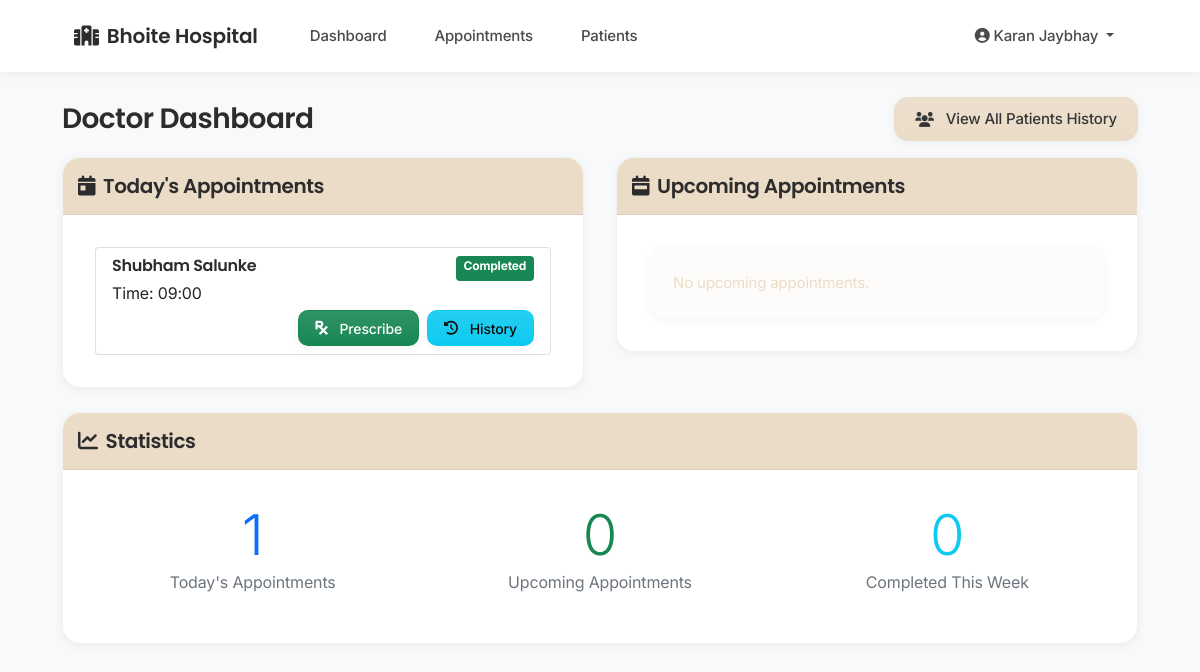
The app's page /doctor/dashboard (signed in) with its own data.
### tables this page shows
CREATE TABLE appointments (
            id INTEGER PRIMARY KEY AUTOINCREMENT,
            patient_id INTEGER NOT NULL,
            doctor_id INTEGER NOT NULL,
            date TEXT NOT NULL,
            time_slot TEXT NOT NULL,
            status TEXT DEFAULT 'Scheduled',
            notes TEXT,
            created_at TIMESTAMP DEFAULT CURRENT_TIMESTAMP,
            hospital_id INTEGER NOT NULL,
            FOREIGN KEY (patient_id) REFERENCES patients(id),
            FOREIGN KEY (doctor_id) REFERENCES doctors(id),
            FOREIGN KEY (hospital_id) REFERENCES staff(id)
        );

CREATE TABLE patients (
            id INTEGER PRIMARY KEY AUTOINCREMENT,
            name TEXT NOT NULL,
            age INTEGER NOT NULL,
            gender TEXT,
            contact TEXT,
            address TEXT,
            medical_history TEXT,
            created_at TIMESTAMP DEFAULT CURRENT_TIMESTAMP,
            created_by INTEGER,
            hospital_id INTEGER NOT NULL,
            FOREIGN KEY (created_by) REFERENCES staff(id),
            FOREIGN KEY (hospital_id) REFERENCES staff(id)
        );

### app.py (the view)
@app.route('/doctor/dashboard')
def doctor_dashboard():
    if 'user_id' not in session or session['user_type'] != 'doctor':
        return redirect(url_for('login'))
    doctor_id = session['user_id']
    conn = get_db_connection()
    try:
        today = datetime.now().strftime('%Y-%m-%d')
        appointments_today = conn.execute('''
            SELECT a.id, p.id as patient_id, p.name as patient_name, a.time_slot, a.status
            FROM appointments a
            JOIN patients p ON a.patient_id = p.id
            WHERE a.doctor_id = ? AND a.date = ? AND a.hospital_id = ?
            ORDER BY a.time_slot
        ''', (doctor_id, today, session['hospital_id'])).fetchall()
        upcoming_appointments = conn.execute('''
            SELECT a.id, p.id as patient_id, p.name as patient_name, a.date, a.time_slot, a.status
            FROM appointments a
            JOIN patients p ON a.patient_id = p.id
            WHERE a.doctor_id = ? AND a.date > ? AND a.hospital_id = ?
            ORDER BY a.date, a.time_slot
            LIMIT 5
        ''', (doctor_id, today, session['hospital_id'])).fetchall()
    except Exception as e:
        flash('Error loading dashboard data', 'danger')
        app.logger.error(f"Doctor dashboard error: {str(e)}")
        appointments_today = []
        upcoming_appointments = []
    finally:
        conn.close()
    return render_template('doctor/dashboard.html',
                         appointments_today=appointments_today,
                         upcoming_appointments=upcoming_appointments)

### app.py (called while the page is built)
@app.context_processor
def utility_processor():
    def now():
        return datetime.now()
    return dict(now=now)

def get_db_connection():
    try:
        conn = sqlite3.connect(get_db_path())
        conn.row_factory = sqlite3.Row
        return conn
    except sqlite3.Error as e:
        logger.error(f"Database connection error: {e}")
        raise

### database.py (called while the page is built)
def get_db_path():
    if 'RENDER' in os.environ:
        return '/var/lib/sqlite/hospital.db'
    else:
        return os.path.join(os.path.dirname(__file__), 'instance', 'hospital.db')

### templates/doctor/dashboard.html (shortened to what this page needs)
{% extends "base.html" %}
{% block content %}
<div class="row mb-3">
    <div class="col-12">
        <div class="d-flex justify-content-between align-items-center">
            <h3 class="mb-0">Doctor Dashboard</h3>
            <a href="{{ url_for('all_patients_history') }}" class="btn btn-primary">
                <i class="fas fa-users me-1"></i> View All Patients History
            </a>
        </div>
    </div>
</div>
<div class="row">
    <div class="col-md-6 mb-4">
        <div class="card">
            <div class="card-header text-white d-flex justify-content-between align-items-center" style="background-color:rgb(235, 220, 200); padding: 15px 15px">
                <h5 class="mb-0">
                    <i class="fas fa-calendar-day me-2"></i>Today's Appointments
                </h5>
            </div>
            <div class="card-body">
                {% if appointments_today %}
                    <div class="list-group">
                        {% for app in appointments_today %}
                        <div class="list-group-item">
                            <div class="d-flex w-100 justify-content-between">
                                <h6 class="mb-1">{{ app.patient_name }}</h6>
                                <span class="badge
                                    {% if app.status == 'Completed' %}bg-success
                                    {% elif app.status == 'Cancelled' %}bg-danger
                                    {% else %}bg-primary{% endif %}">
                                    {{ app.status }}
                                </span>
                            </div>
                            <p class="mb-1">Time: {{ app.time_slot }}</p>
                            <div class="d-flex justify-content-end gap-2">
                                <a href="{{ url_for('prescriptions', appointment_id=app.id) }}"
                                   class="btn btn-sm btn-success">
                                    <i class="fas fa-prescription me-1"></i>Prescribe
                                </a>
                                <a href="{{ url_for('patient_history', patient_id=app.patient_id) }}"
                                   class="btn btn-sm btn-info">
                                    <i class="fas fa-history me-1"></i>History
                                </a>
                            </div>
                        </div>
                        {% endfor %}
                    </div>
                {% else %}
                    <div class="alert alert-info mb-0">No appointments scheduled for today.</div>
                {% endif %}
            </div>
        </div>
    </div>
    <div class="col-md-6 mb-4">
        <div class="card">
            <div class="card-header text-white d-flex justify-content-between align-items-center" style="background-color:rgb(235, 220, 200); padding: 15px 15px">
                <h5 class="mb-0">
                    <i class="fas fa-calendar-week me-2"></i>Upcoming Appointments
                </h5>
            </div>
            <div class="card-body">
                {% if upcoming_appointments %}
                    <div class="list-group">
                        {% for app in upcoming_appointments %}
                        <div class="list-group-item">
                            <div class="d-flex w-100 justify-content-between">
                                <h6 class="mb-1">{{ app.patient_name }}</h6>
                                <span class="badge
                                    {% if app.status == 'Completed' %}bg-success
                                    {% elif app.status == 'Cancelled' %}bg-danger
                                    {% else %}bg-primary{% endif %}">
                                    {{ app.status }}
                                </span>
                            </div>
                            <p class="mb-1">
                                {{ app.date }} at {{ app.time_slot }}
                            </p>
                            <div class="d-flex justify-content-end gap-2">
                                <form method="POST" action="{{ url_for('update_appointment_status', appointment_id=app.id) }}"
                                      class="d-inline">
                                    <input type="hidden" name="status" value="Completed">
                                    <button type="submit" class="btn btn-sm btn-success">
                                        <i class="fas fa-check me-1"></i>Complete
                                    </button>
                                </form>
                                <form method="POST" action="{{ url_for('update_appointment_status', appointment_id=app.id) }}"
                                      class="d-inline">
                                    <input type="hidden" name="status" value="Cancelled">
                                    <button type="submit" class="btn btn-sm btn-danger">
                                        <i class="fas fa-times me-1"></i>Cancel
                                    </button>
                                </form>
                            </div>
                        </div>
                        {% endfor %}
                    </div>
                {% else %}
                    <div class="alert alert-info mb-0">No upcoming appointments.</div>
                {% endif %}
            </div>
        </div>
    </div>
</div>
<div class="card mb-4">
    <div class="card-header text-white d-flex justify-content-between align-items-center" style="background-color:rgb(235, 220, 200); padding: 15px 15px">
        <h5 class="mb-0">
            <i class="fas fa-chart-line me-2"></i>Statistics
        </h5>
    </div>
    <div class="card-body">
        <div class="row">
            <div class="col-md-4 text-center">
                <div class="display-4 text-primary">{{ appointments_today|length }}</div>
                <p class="text-muted">Today's Appointments</p>
            </div>
            <div class="col-md-4 text-center">
                <div class="display-4 text-success">{{ upcoming_appointments|length }}</div>
                <p class="text-muted">Upcoming Appointments</p>
            </div>
            <div class="col-md-4 text-center">
                <div class="display-4 text-info">
                    {% set completed = namespace(count=0) %}
                    {% for app in upcoming_appointments %}
                        {% if app.status == 'Completed' %}
                            {% set completed.count = completed.count + 1 %}
                        {% endif %}
                    {% endfor %}
                    {{ completed.count }}
                </div>
                <p class="text-muted">Completed This Week</p>
            </div>
        </div>
    </div>
</div>
{% endblock %}

### templates/base.html (style rules this page uses)
:root { --primary: rgb(235, 220, 200); --primary-dark: rgb(215, 200, 180); --primary-light: rgba(235, 220, 200, 0.1); --primary-lighter: rgba(235, 220, 200, 0.05); --secondary: rgb(200, 185, 165); --text-primary: #2c2c2c; --text-secondary: #4a4a4a; --bg-light: #fafafa; --white: #ffffff; --border-color: rgba(0,0,0,0.05); --success: #2e8b57; --success-light: rgba(46, 139, 87, 0.1); --info: rgb(235, 220, 200); --info-light: rgba(235, 220, 200, 0.1); --warning: #d4a017; --warning-light: rgba(212, 160, 23, 0.1); --danger: #c41e3a; --danger-light: rgba(196, 30, 58, 0.1); --spacing-xs: 0.5rem; --spacing-sm: 0.75rem; --spacing-md: 1rem; --spacing-lg: 1.5rem; --spacing-xl: 2rem; --radius-xs: 6px; --radius-sm: 10px; --radius-md: 14px; --radius-lg: 18px; --radius-xl: 24px; --radius-2xl: 30px; --radius-full: 9999px; --shadow-sm: 0 2px 8px rgba(0,0,0,0.05); --shadow-md: 0 4px 12px rgba(0,0,0,0.08); --shadow-lg: 0 8px 24px rgba(0,0,0,0.12); --transition-fast: all 0.2s ease; --transition-normal: all 0.3s ease; }
body { font-family: 'Inter', sans-serif; min-height: 100vh; display: flex; flex-direction: column; background-color: var(--bg-light); color: var(--text-primary); line-height: 1.6; -webkit-font-smoothing: antialiased; letter-spacing: -0.01em; }
h1, h2, h3, h4, h5, h6 { font-family: 'Poppins', sans-serif; font-weight: 600; color: var(--text-primary); margin-bottom: var(--spacing-lg); letter-spacing: -0.02em; line-height: 1.3; }
.btn { padding: 0.625rem 1.25rem; font-weight: 500; border-radius: var(--radius-md); transition: var(--transition-fast); position: relative; overflow: hidden; min-width: 120px; height: 44px; display: inline-flex; align-items: center; justify-content: center; gap: var(--spacing-xs); font-size: 0.9375rem; line-height: 1.5; text-align: center; white-space: nowrap; vertical-align: middle; cursor: pointer; user-select: none; border: 1px solid transparent; box-shadow: var(--shadow-sm); }
.btn::after { content: ''; position: absolute; top: 0; left: 0; width: 100%; height: 100%; background: linear-gradient(rgba(255,255,255,0.1), rgba(255,255,255,0)); pointer-events: none; transition: var(--transition-fast); }
.btn-sm { padding: 0.5rem 1rem; font-size: 0.875rem; min-width: 100px; height: 36px; border-radius: var(--radius-sm); }
.btn-primary { background-color: var(--primary) !important; border-color: var(--primary) !important; color: var(--text-primary) !important; }
.alert { border-radius: var(--radius-lg); border: none; box-shadow: var(--shadow-sm); padding: var(--spacing-lg); margin-bottom: var(--spacing-lg); font-size: 0.9375rem; line-height: 1.6; }
.row { margin-left: calc(-1 * var(--spacing-md)); margin-right: calc(-1 * var(--spacing-md)); }
.row > [class*="col-"] { padding-left: var(--spacing-md); padding-right: var(--spacing-md); }
.alert-info { background-color: var(--info-light); border-color: var(--info); color: var(--info); }
.card { border-radius: var(--radius-lg); border: 1px solid var(--border-color); box-shadow: var(--shadow-sm); overflow: hidden; transition: var(--transition-normal); }
.card-header { background-color: var(--primary); border-bottom: 1px solid var(--border-color); padding: var(--spacing-lg); }
.card-body { padding: var(--spacing-xl); }

### records on screen
appointments: patient_name "Shubham Salunke", status "Completed", time_slot "09:00"

### other values on screen
{{ session.get('hospital_name', 'Hospital Management') }} "Bhoite Hospital"
{{ session.get('name', 'User') }} "Karan Jaybhay"
{{ appointments_today|length }} "1"
{{ upcoming_appointments|length }} "0"
{{ completed.count }} "0"
